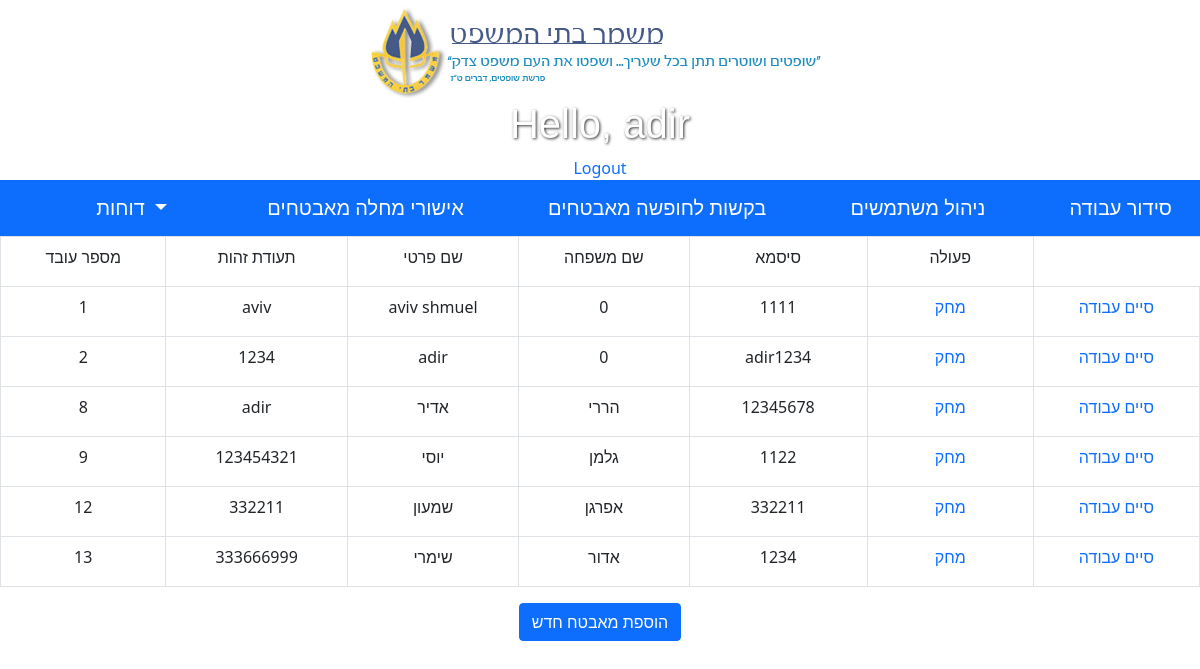
The page /mange.php (signed in) on the database its author committed.
### tables this page shows
CREATE TABLE `users` (
  `worker_id` int(11) NOT NULL,
  `id` varchar(100) NOT NULL,
  `password` varchar(100) NOT NULL,
  `f_name` varchar(100) NOT NULL,
  `l_name` varchar(100) NOT NULL,
  `admin` tinyint(1) NOT NULL
);

### mange.php (the view, shortened to what this page needs)
<?php
if (isset($_SESSION['worker_id']) && isset($_SESSION['id'])) {
 ?>
 <?php
include_once 'dbConnection.php';
$result = mysqli_query($conn,"SELECT * FROM users");
?>
<!DOCTYPE html>
<html lang="en">
<html xmlns="http://www.w3.org/1999/xhtml">
<head>
  <center><img  src="mishpat.png" class="border-0">
   <h1>Hello, <?php echo $_SESSION['f_name']; ?></h1>
        <a href="logout.php">Logout</a>
<link rel="stylesheet" href="css/css.css" type="text/css"/>
  <link href="https://cdn.jsdelivr.net/npm/bootstrap@5.1.3/dist/css/bootstrap.min.css" rel="stylesheet">
</head>
<body >
<nav class="navbar navbar-expand-lg bg-primary navbar-dark sticky-top ">
  <div class="container-fluid ">
        <a class="nav-link dropdown-toggle navbar-brand ms-auto" href="#" id="navbarDropdownMenuLink" role="button" data-bs-toggle="dropdown" aria-expanded="false">
            דוחות
        </a>
	<a class="navbar-brand ms-auto " href="downlaod.php">אישורי מחלה מאבטחים</a>
	<a class="navbar-brand ms-auto " href="vactionTable.php">בקשות לחופשה מאבטחים</a>
	<a class="navbar-brand ms-auto " href="mange.php">ניהול משתמשים</a>
	<a class="navbar-brand ms-auto " href="admin-sidur.php">סידור עבודה</a>
  </div></nav>
<table class="table table-bordered text-center">
	<tr>
	<td>מספר עובד</td>
	<td>תעודת זהות</td>
	<td>שם פרטי</td>
	<td>שם משפחה</td>
	<td>סיסמא</td>
	<td>פעולה</td>
	</tr>
	<?php
	while($row = mysqli_fetch_array($result)) {
	?>
	<tr class="<?php if(isset($classname)) echo $classname;?>">
	<td><?php echo $row["worker_id"]; ?></td>
	<td><?php echo $row["id"]; ?></td>
	<td><?php echo $row["f_name"]; ?></td>
	<td><?php echo $row["l_name"]; ?></td>
	<td><?php echo $row["password"]; ?></td>
	<td><a href="delete-user.php?userid=<?php echo $row["worker_id"]; ?>">מחק</a></td>
	<td><a href="finishwork.php?userid=<?php echo $row["worker_id"]; ?>">סיים עבודה</a></td>
	</tr>
	<?php
	}
	?>
</table>
<a href="addUser.php" class="btn btn-primary"> הוספת מאבטח חדש</a>
</body>
</html>
<?php
}else{
     header("Location: index.php");
     exit();
}
 ?>

### css/css.css (style rules this page uses)
body { background-color:white; color:black; }
h1 { margin:20px 20px 10px 20px; font-size:20px; color:#fff; font-family: 'Volkhov', sans-serif; text-align:center; font-weight:700; text-shadow:1px 1px 3px #333; }
th, td { height:50px; width:230px; border-style: solid; border-width: 1px; text-align:center; margin-top:110px; }

### mange.php (style rules this page uses)
a { text-decoration: none; }

### rows shown on the page
users: worker_id "1", id "aviv", f_name "aviv shmuel", l_name "0", password "1111"
users: worker_id "2", id "1234", f_name "adir", l_name "0", password "adir1234"
users: worker_id "8", id "adir", f_name "אדיר", l_name "הררי", password "12345678"
users: worker_id "9", id "123454321", f_name "יוסי", l_name "גלמן", password "1122"
users: worker_id "12", id "332211", f_name "שמעון", l_name "אפרגן", password "332211"
users: worker_id "13", id "333666999", f_name "שימרי", l_name "אדור", password "1234"

### other values the page prints
$_SESSION['f_name'] "adir"
